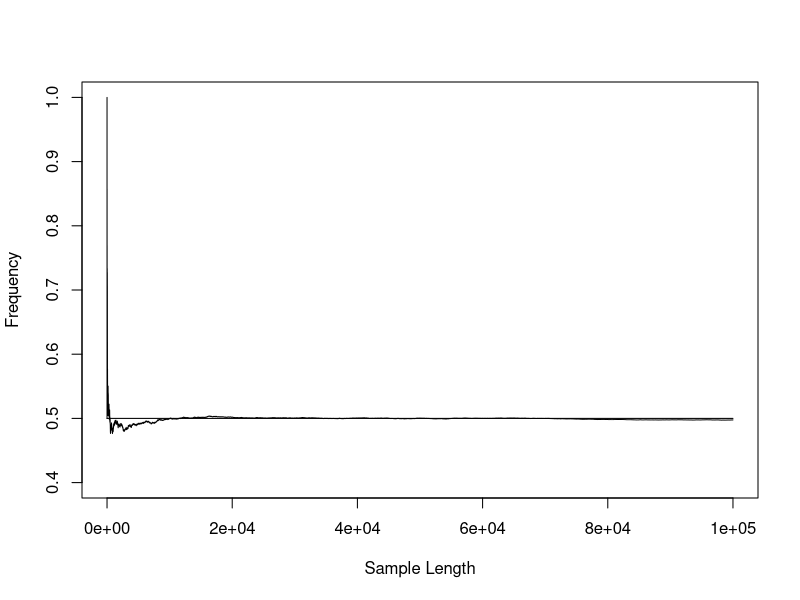
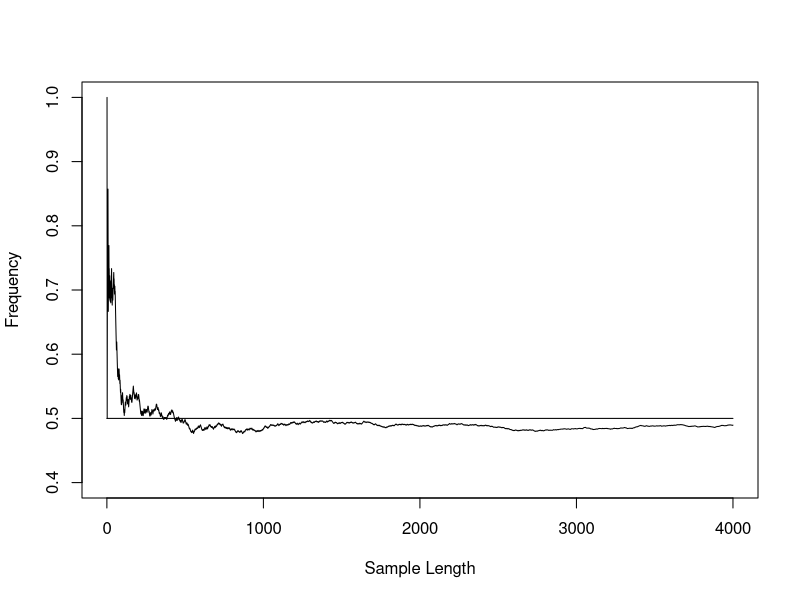
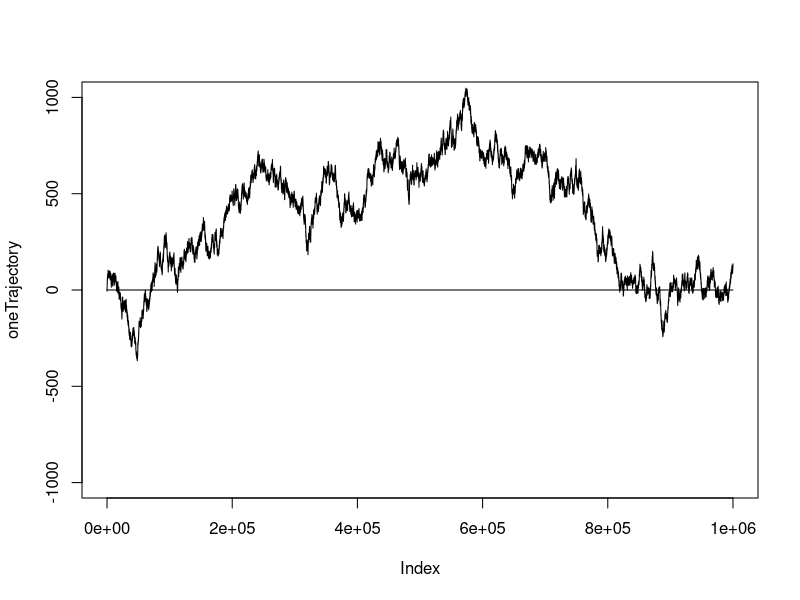
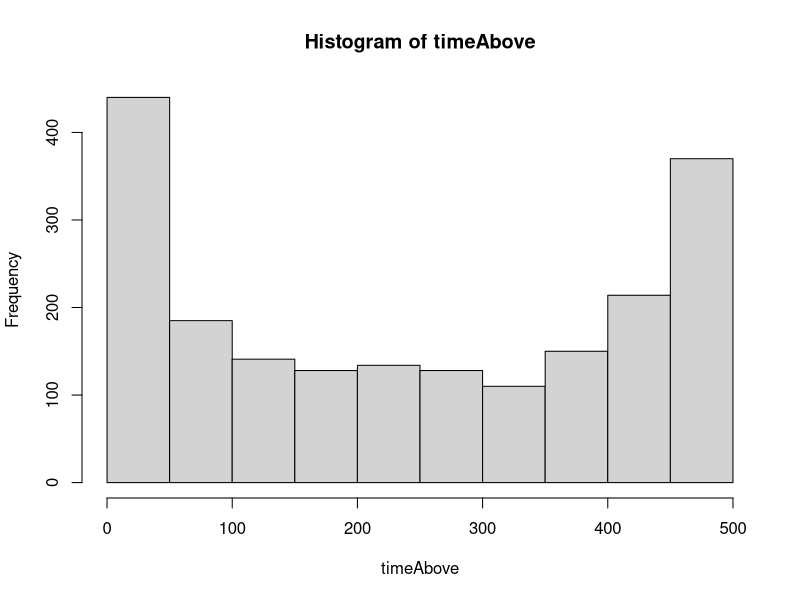

Source code (R) for these figures, in order:
## ---- chunk 1
set.seed(12345) # set the seed to make sure that other people can get the same result 
nFlips = 100000 # set the how many times should they flip. 
Flips<-sample(0:1,nFlips,repl=T) # generate ramdom sample 
# or rbinom(nFlips,1,.5) or (runif(nFlips)<.5) # generate ramdom sample through binomial 
# distribution
Trajectory<-cumsum(Flips) #cumulative summation 
freq<-Trajectory/(1:nFlips) # calculate the cumulative frequency
plot(1:length(freq),freq, ylim=c(.4,1),type="l",ylab="Frequency",xlab="Sample Length") 
#make the plot of cumulative frequency
lines(c(0,nFlips),c(.5,.5)) # add the middle line with 0.5 frequency
plot(1:4000,freq[1:4000], ylim=c(.4,1),type="l",ylab="Frequency",xlab="Sample Length")
#make the plot of cumulative frequency with less sample.
lines(c(0,4000),c(.5,.5))  # add the middle line with 0.5 frequency
## ---- chunk 2
nFlips<-1000000;
set.seed(12345)
Flips<-(sample(0:1,nFlips,repl=T)-.5)*2
## ---- chunk 3
nFlips<-1000000;
set.seed(12345)
Flips<- (rbinom(nFlips,1,.5)-0.5)*2
## ---- chunk 4
oneTrajectory<-cumsum(Flips)
plot(oneTrajectory, ylim=c(-1000,1000),type="l")
lines(c(0,nFlips),c(0,0))
## ---- chunk 5
pbinom(252,size = 500, prob = 0.5) - pbinom(248,size = 500, prob = 0.5)
## ---- chunk 6
pbinom(237,size = 500, prob = 0.5) + (1 - pbinom(263,size = 500, prob =0.5))
## ---- chunk 7
Trajectories2000by500<-t(apply(matrix(Flips,ncol=500),1,cumsum))
dim(Trajectories2000by500)

(probability.less.than.5<-sum(abs(Trajectories2000by500[,500])<5)/2000)
 
(probability.greater.than.25<-sum(abs(Trajectories2000by500[,500])>=25)/2000)
## ---- chunk 8
timeAbove<-apply(Trajectories2000by500,1,function(z) sum(z>0))
hist(timeAbove)
